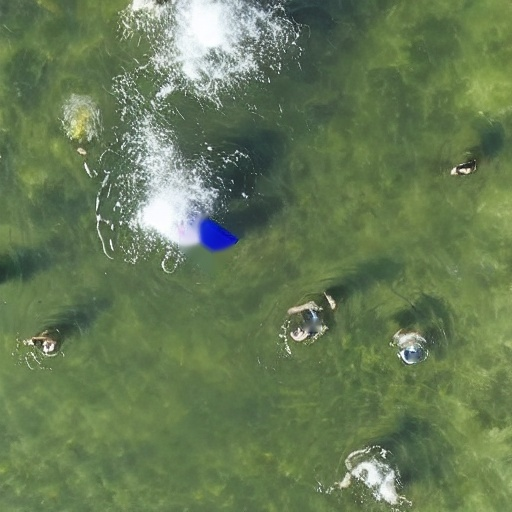
#> input picture runs/cleaned_sample_01.jpg, 512 x 512 px, given as the content of the folder data/synthetic_afo_swimmers/images, which was not available
$ python compare_generation_methods.py
#> lines starting #> are read from the running program, lines starting #| are printed output that depends on the picture; pictures that were not available may be replaced by others from this repository, and a replacement may not be noted
"""
compare_generation_methods.py
─────────────────────────────
Generates a high-resolution side-by-side visual comparison grid between:
1. Legacy Copy-Paste / Poisson Blended Swimmers (Method A)
2. Fine-Tuned Diffusion Generated / Inpainted Swimmers (Method B)
"""

import argparse
from pathlib import Path
from PIL import Image, ImageDraw, ImageFont


def create_comparison(
    legacy_dir: Path,
    diffusion_dir: Path,
    output_path: Path,
    n_samples: int = 4,
    img_size: int = 448
):
#> called with n_samples = 4, img_size = 448
    legacy_files = sorted(list(legacy_dir.glob("*.jpg")) + list(legacy_dir.glob("*.png")))
    diffusion_files = sorted(list(diffusion_dir.glob("*.jpg")) + list(diffusion_dir.glob("*.png")))

    if not legacy_files:
        for alt in [Path("data/synthetic_afo_people/images"), Path("data/Output1/images"), Path("data/synthetic/images"), Path("data/synthetic_afo_swimmers/images")]:
            if alt.exists():
                legacy_files = sorted(list(alt.glob("*.jpg")) + list(alt.glob("*.png")))
                if legacy_files:
                    break

    if not diffusion_files:
        print(f"No diffusion images found in {diffusion_dir}. Please run generation first.")
        return

    n_rows = min(n_samples, len(legacy_files), len(diffusion_files))
    if n_rows == 0:
        print("Not enough images to compare.")
        return

    header_h = 60
    card_pad = 16
    grid_w = img_size * 2 + card_pad * 3
    grid_h = header_h + n_rows * (img_size + card_pad) + card_pad

    # Modern dark slate background
    canvas = Image.new("RGB", (grid_w, grid_h), (22, 27, 34))
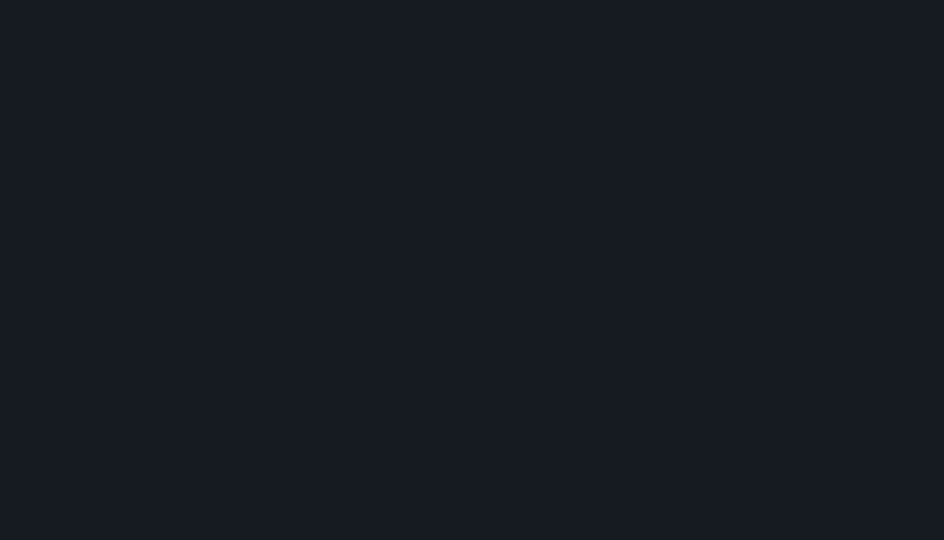
#> canvas: PIL image 944x540 RGB; mean R, G, B 22, 27, 34
    draw = ImageDraw.Draw(canvas)

    # Header titles
    draw.rectangle([(card_pad, 12), (card_pad + img_size, 48)], fill=(45, 20, 24))
    draw.text((card_pad + 20, 22), "Method A: Legacy Cutout Blending (Heuristic)", fill=(240, 100, 100))

    draw.rectangle([(card_pad * 2 + img_size, 12), (card_pad * 2 + img_size * 2, 48)], fill=(18, 45, 28))
    draw.text((card_pad * 2 + img_size + 20, 22), "Method B: Fine-Tuned Diffusion Model (LoRA + DPM++)", fill=(80, 220, 140))

    for i in range(n_rows):
        y_top = header_h + i * (img_size + card_pad)

        # Legacy image
        leg_img = Image.open(legacy_files[i % len(legacy_files)]).convert("RGB")
#> leg_img is the input picture: PIL image 512x512 RGB; mean R, G, B 102.8, 123, 85.9
        leg_img = leg_img.resize((img_size, img_size), Image.Resampling.LANCZOS)
#> leg_img: PIL image 448x448 RGB
        canvas.paste(leg_img, (card_pad, y_top))
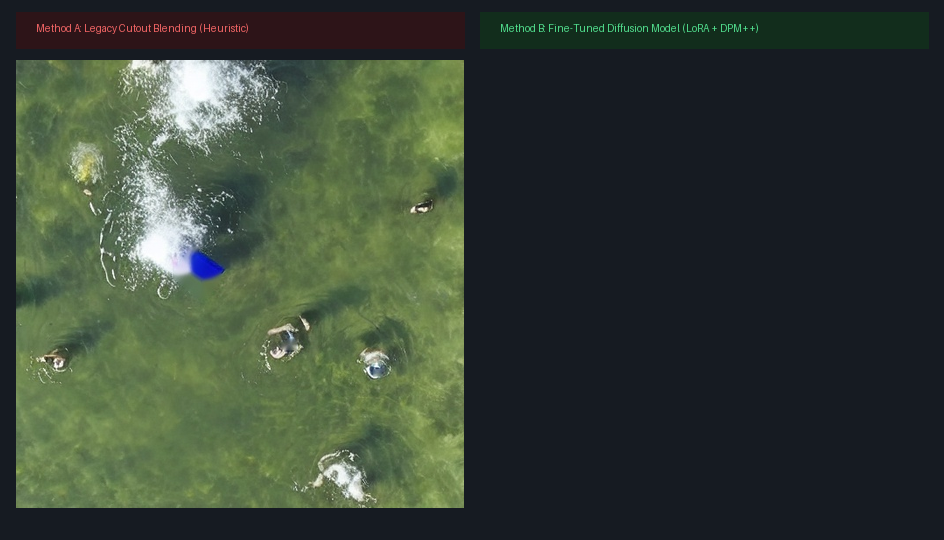
#> canvas: PIL image 944x540 RGB; mean R, G, B 54.7, 65.4, 54.1

        # Diffusion image
        diff_img = Image.open(diffusion_files[i % len(diffusion_files)]).convert("RGB")
        diff_img = diff_img.resize((img_size, img_size), Image.Resampling.LANCZOS)
        canvas.paste(diff_img, (card_pad * 2 + img_size, y_top))
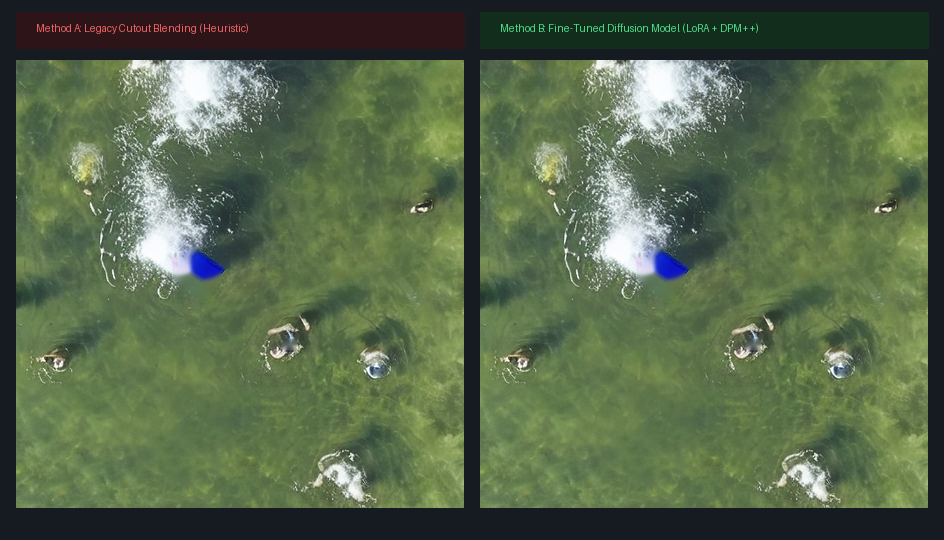
#> canvas: PIL image 944x540 RGB; mean R, G, B 86.5, 103.2, 74.6

    output_path.parent.mkdir(parents=True, exist_ok=True)
    canvas.save(output_path, "JPEG", quality=95)
    print(f"✓ Comparison visual saved to: {output_path}")


def parse_args():
    p = argparse.ArgumentParser(description="Compare legacy cut-and-paste vs diffusion generation.")
    p.add_argument("--legacy_dir", type=str, default="data/synthetic_afo_swimmers/images")
    p.add_argument("--diffusion_dir", type=str, default="data/synthetic_diffusion/images")
    p.add_argument("--output_path", type=str, default="runs/comparison_cutout_vs_diffusion.jpg")
    p.add_argument("--n_samples", type=int, default=4)
    p.add_argument("--img_size", type=int, default=448)
    return p.parse_args()


if __name__ == "__main__":
    args = parse_args()
    create_comparison(
        legacy_dir=Path(args.legacy_dir),
        diffusion_dir=Path(args.diffusion_dir),
        output_path=Path(args.output_path),
        n_samples=args.n_samples,
        img_size=args.img_size
    )
